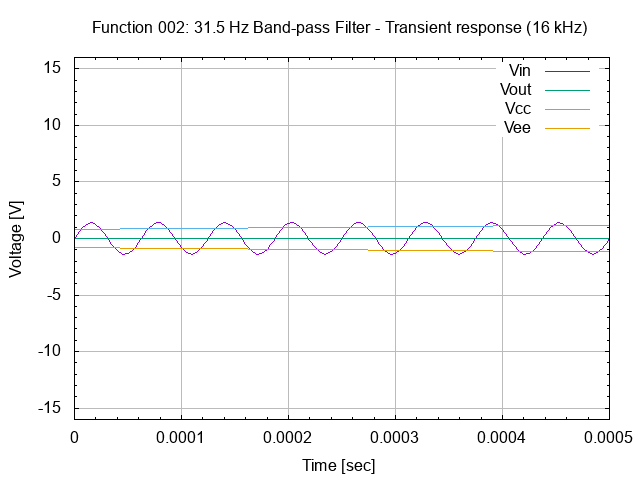

Reproduce this figure in gnuplot.
# setup terminal
set term png

# setup graph
set output "26.002.00.01.02.02.png"
set title "Function 002: 31.5 Hz Band-pass Filter - Transient response (16 kHz)"

# setup Y-axis
set yrange [-16:16]
set grid ytics lt 1 lw 1 lc rgb "#bbbbbb"
set mytics
set ylabel "Voltage [V]"

# setup X-axis
set grid xtics lt 1 lw 1 lc rgb "#bbbbbb"
set mxtics
set xrange [0:0.0005]
set xlabel "Time [sec]"

# setup plot style
set style data lines
plot '26.002.00.01.02.dat' using 1:2 title "Vin", \
     '26.002.00.01.02.dat' using 1:3 title "Vout", \
     '26.002.00.01.02.dat' using 1:4 title "Vcc", \
     '26.002.00.01.02.dat' using 1:5 title "Vee"

# set output back to default
set output

# reset terminal type
set terminal pop
